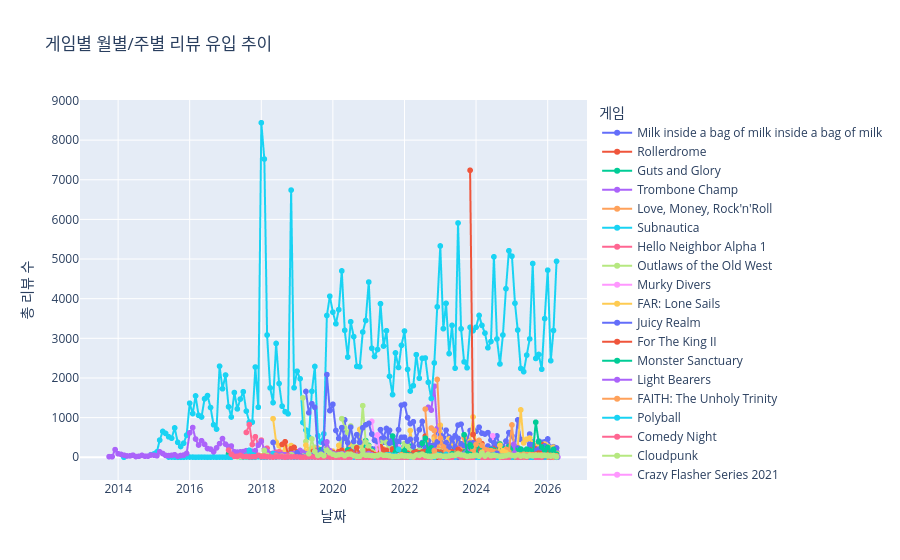

Notebook code for this chart:
### Markdown cell above
## 데이터 개요

`review_histogram.csv`는 Steam appreviewhistogram API에서 수집한 게임별 리뷰 시계열 데이터다.

| 컬럼 | 설명 |
|------|------|
| `data_type=rollups` | 출시 이후 전체 기간의 월별·주별 집계 버킷 |
| `data_type=recent` | 최근 30일 이내 일별 집계 버킷 |
| `rollup_type` | 버킷 단위 — `day` / `week` / `month` |

분석 구성:
1. 게임별 전체 기간 리뷰 유입 추이 (라인 차트)
2. 게임별 긍정/부정 리뷰 시계열 (개별 스택 바)
3. 게임별 누적 긍정률 비교 (파이 차트)
4. 최근 30일 일별 리뷰 유입 (라인 차트)

### Code cell
rollups = df[df['data_type'] == 'rollups'].copy()
rollups['total'] = rollups['recommendations_up'] + rollups['recommendations_down']

fig = px.line(
    rollups,
    x='date_parsed',
    y='total',
    color='name_store',
    title='게임별 월별/주별 리뷰 유입 추이',
    labels={'date_parsed': '날짜', 'total': '총 리뷰 수', 'name_store': '게임'},
    markers=True
)
fig.update_layout(hovermode='x unified', legend_title_text='게임')
fig.show()
